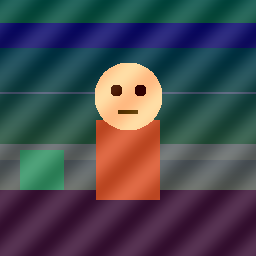
#> input picture tests/fixtures/flicker_pair/curr.png, 256 x 256 px
$ python -i generate.py   (imports and definitions only)
#> lines starting #> are read from the running program, lines starting #| are printed output that depends on the picture
#> further down, picture is the input picture: shape (256, 256, 3); mean B, G, R 80.7, 72.3, 70.8
"""Deterministic synthetic fixtures for the scoring tests.

Every image is drawn from fixed arithmetic — no RNG, no photography, no third
party assets — so the hand-written expected bands in `test_score.py` stay
pinned to exactly these pixels. Regenerate with:

    .venv/bin/python tests/fixtures/generate.py

Each case is a directory holding `source.png` + `restyled.png` (a restyle
result to score against its source), or `prev.png` + `curr.png` (two
consecutive restyled frames, for temporal fidelity).
"""

from __future__ import annotations

from pathlib import Path

import numpy as np
from PIL import Image

SIZE = 256
FIXTURES = Path(__file__).parent


# [82 lines left out: functions _canvas, _translate, _hue_rotate, not called in this run]


def _gaussian_blur(img: np.ndarray, radius: int) -> np.ndarray:
    return np.asarray(Image.fromarray(img).filter(__import__("PIL.ImageFilter", fromlist=["x"]).GaussianBlur(radius)))


def _gamma(img: np.ndarray, gamma: float) -> np.ndarray:
    lut = np.clip(((np.arange(256) / 255.0) ** gamma) * 255.0, 0, 255).astype(np.uint8)
    return lut[img]


# [13 lines left out: function _swap_face, not called in this run]


def _neumorphic(img: np.ndarray) -> np.ndarray:
    """A plausible soft-shaded restyle: geometry kept, surface re-rendered."""
    from PIL import ImageFilter

    base = Image.fromarray(img)
    soft = np.asarray(base.filter(ImageFilter.GaussianBlur(1.5))).astype(np.float32)
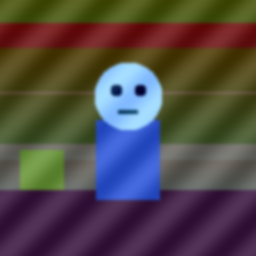
#> soft: shape (256, 256, 3) float32; mean R, G, B 80.7, 72.3, 70.8
    emboss = np.asarray(base.convert("L").filter(ImageFilter.EMBOSS)).astype(np.float32)
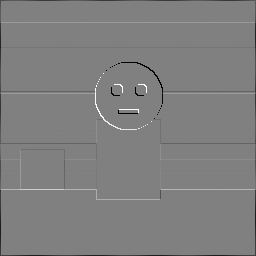
#> emboss: shape (256, 256) float32; min 0, max 255, mean 127.1
    out = soft * 0.78 + (emboss[..., None] - 128.0) * 0.55 + 34.0
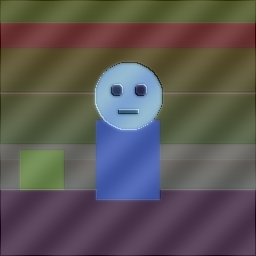
#> out: shape (256, 256, 3) float32; mean R, G, B 96.4, 89.9, 88.7; drawn with min black and max white
    return np.clip(out, 0, 255).astype(np.uint8)
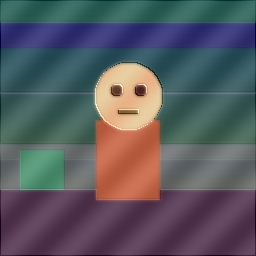
#> returned value: shape (256, 256, 3); mean of channels 0, 1, 2 95.9, 89.4, 88.2; drawn as B, G, R


# [116 lines left out: functions _warp, _wrong_scene, _flicker, _save, build, not called in this run]


# [5 lines not run here, left out]

>>> import cv2
>>> picture = cv2.imread('flicker_pair/curr.png')
>>> result = _neumorphic(picture)
